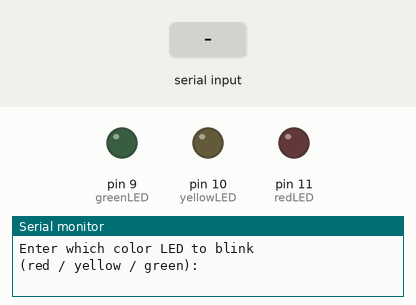
Simulated run of this sketch. Board: Arduino Uno, built with avr-gcc and run on an emulated ATmega328P. Parts: output pins drawn as LEDs (lit = HIGH), the last lines printed to the serial monitor. Dashed ring = blinking. Inputs (shaded band) come from the test bench.

Above: at 1.2 s.
1.3 s: "red" received over Serial
3.8 s: "90,45\n" received over Serial
At 3.92 s:
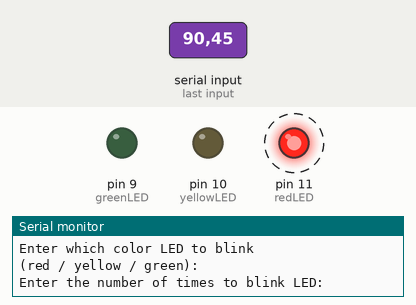
Timing chart, 0 to 12.8 s (numbered marks = the images above; inputs shaded):
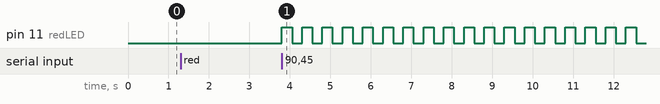

The sketch:

activity_readStrFromSerialMonitor.ino
```cpp
String promptColor = String("Enter which color LED to blink\n") \
                   + String("(red / yellow / green):");
String promptNum = "Enter the number of times to blink LED:";
int num;
String color;
int targetLED;
int redLED = 11;
int yellowLED = 10;
int greenLED = 9;
int delayMS = 250;


void blinkLED(int pin) {
  digitalWrite(pin, HIGH);
  delay(delayMS);
  digitalWrite(pin, LOW);
  delay(delayMS);
}

void setup() {
  // put your setup code here, to run once:
  pinMode(redLED, OUTPUT);
  pinMode(yellowLED, OUTPUT);
  pinMode(greenLED, OUTPUT);
  Serial.begin(9600);
}

void loop() {
  // put your main code here, to run repeatedly:
  Serial.println(promptColor);
  // Do nothing while waiting for user input
  while (Serial.available() == 0);
  color = Serial.readString();

  if (color == "red") {
    targetLED = redLED;
  } else if (color == "yellow") {
    targetLED = yellowLED;
  } else if (color == "green") {
    targetLED = greenLED;
  } else {
    targetLED = NULL;
  }

  if (targetLED) {
    Serial.println(promptNum);
    // Do nothing while waiting for user input
    while (Serial.available() == 0);

    // Blink LED the specified number of times
    num = Serial.parseInt();
    while (num > 0) {
      blinkLED(targetLED);
      num--;
    }
  } else {
    Serial.println("Invalid color. Please try again.");
  }

}
```

Measured:
- after the input at 3.8 s, pin 11 (redLED): alternates HIGH for 0.25 s and LOW for 0.25 s, starting at once
